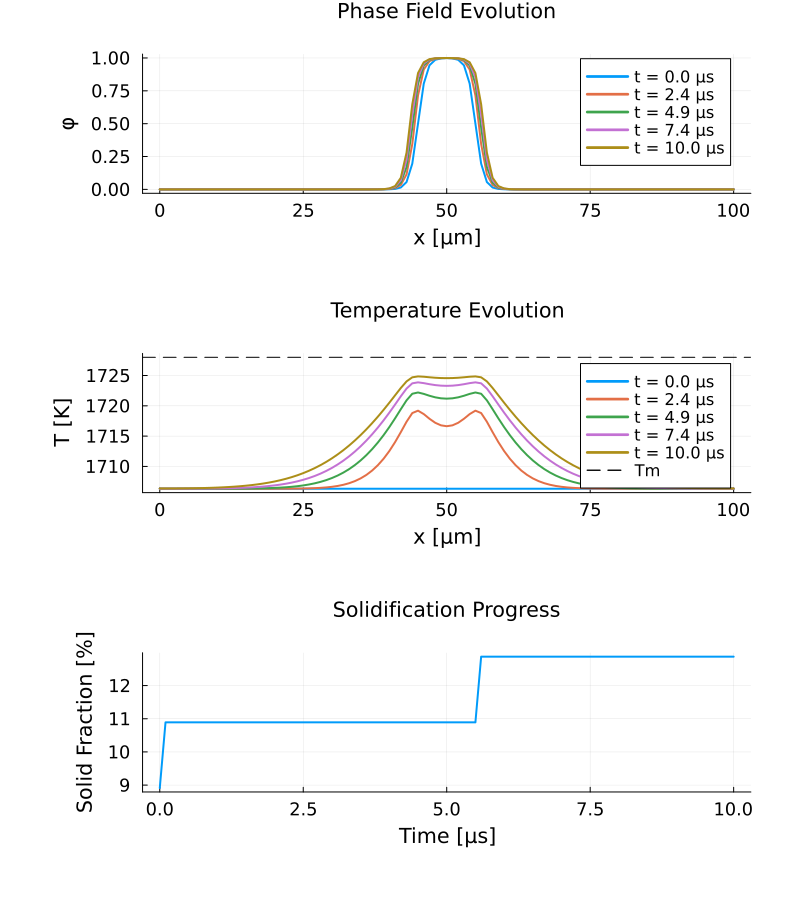

Write Julia code to recreate this figure.
# DifferentialEquations.jl Integration: Thermal Solidification Example
#
# Demonstrates coupled thermal phase field simulation using OrdinaryDiffEq.jl:
# - Stefan problem with latent heat release
# - Stiff solver (QNDF) for coupled equations
# - Phase field and temperature evolution

using PhaseFields
using OrdinaryDiffEq
using Plots
default(
    guidefontsize=14, tickfontsize=12, titlefontsize=14, legendfontsize=11,
    left_margin=15Plots.mm, right_margin=10Plots.mm,
    top_margin=5Plots.mm, bottom_margin=10Plots.mm
)

# =============================================================================
# Problem Setup: 1D Solidification with Thermal Coupling
# =============================================================================

println("=== Thermal Solidification with DifferentialEquations.jl ===\n")

# Physical parameters (Nickel-like)
# Using dimensionless formulation for numerical stability
model = ThermalPhaseFieldModel(
    τ = 1e-6,       # Relaxation time [s]
    W = 1e-6,       # Interface width parameter [m]
    λ = 2.0,        # Coupling strength
    α = 1e-5,       # Thermal diffusivity [m²/s]
    L = 2.35e9,     # Latent heat [J/m³]
    Cp = 5.42e6,    # Heat capacity [J/(m³·K)]
    Tm = 1728.0     # Melting temperature [K]
)

# Spatial discretization
L_domain = 1e-4  # 100 μm domain
grid = UniformGrid1D(N=101, L=L_domain)

# Boundary conditions
bc_φ = NeumannBC()  # Zero-flux for phase field
bc_u = NeumannBC()  # Adiabatic for temperature

println("Model: Thermal Phase Field")
println("  τ = $(model.τ) s")
println("  W = $(model.W) m")
println("  λ = $(model.λ)")
println("  α = $(model.α) m²/s")
println("  L/Cp = $(model.L / model.Cp) K (latent heat in temperature units)")
println()
println("Grid: N = $(grid.N), L = $(grid.L*1e6) μm, dx = $(grid.dx*1e6) μm")
println()

# =============================================================================
# Initial Conditions
# =============================================================================

# Solid seed in the center of the domain
x_center = grid.L / 2
seed_radius = 5 * model.W  # Seed radius = 5 interface widths

# Phase field: solid (φ=1) in center, liquid (φ=0) outside
φ0 = [0.5 * (1 - tanh((abs(x - x_center) - seed_radius) / (sqrt(2) * model.W)))
      for x in grid.x]

# Dimensionless temperature: slight undercooling
undercooling = 0.05  # 5% undercooling
u0 = fill(-undercooling, grid.N)

println("Initial conditions:")
println("  Solid seed: center at x = $(x_center*1e6) μm, radius = $(seed_radius*1e6) μm")
println("  Undercooling: $(undercooling * 100)%")
println()

# =============================================================================
# Time Integration
# =============================================================================

println("--- Time Integration ---\n")

# Time span
t_end = 1e-5  # 10 μs
tspan = (0.0, t_end)

# Create coupled ODE problem
prob = create_thermal_problem(model, grid, bc_φ, bc_u, φ0, u0, tspan)

println("Solving with QNDF (stiff solver)...")
println("  tspan = (0, $(t_end*1e6)) μs")

# Solve with stiff solver
@time sol = solve(prob, QNDF(autodiff=false);
    saveat=t_end/100,
    abstol=1e-8,
    reltol=1e-6)

println("  Return code: $(sol.retcode)")
println("  Time points saved: $(length(sol.t))")

# Extract solution
φ_hist, u_hist = extract_thermal_solution(sol, grid.N)

# =============================================================================
# Results Analysis
# =============================================================================

println("\n--- Results Analysis ---\n")

# Calculate solid fraction over time
solid_fraction = [sum(φ_hist[:, i] .> 0.5) / grid.N for i in 1:length(sol.t)]

println("Solid fraction evolution:")
println("  t = 0: $(round(solid_fraction[1]*100, digits=1))%")
println("  t = $(t_end*1e6) μs: $(round(solid_fraction[end]*100, digits=1))%")

# Temperature at final time
φ_final = φ_hist[:, end]
u_final = u_hist[:, end]
T_final = physical_temperature.(u_final, model.Tm, model.L, model.Cp)

println("\nTemperature at t = $(t_end*1e6) μs:")
println("  Min: $(round(minimum(T_final), digits=1)) K")
println("  Max: $(round(maximum(T_final), digits=1)) K")
println("  At interface: ~$(round(T_final[findfirst(φ_final .< 0.9)], digits=1)) K")

# =============================================================================
# Visualization
# =============================================================================

println("\n--- Visualization ---\n")

# Plot at selected times
n_times = length(sol.t)
time_indices = [1, n_times÷4, n_times÷2, 3*n_times÷4, n_times]

# Phase field evolution
p1 = plot(xlabel="x [μm]", ylabel="φ",
    title="Phase Field Evolution",
    legend=:topright)

for idx in time_indices
    t_μs = sol.t[idx] * 1e6
    plot!(p1, grid.x * 1e6, φ_hist[:, idx],
        label="t = $(round(t_μs, digits=2)) μs",
        linewidth=2)
end

# Temperature evolution
p2 = plot(xlabel="x [μm]", ylabel="T [K]",
    title="Temperature Evolution",
    legend=:bottomright)

for idx in time_indices
    t_μs = sol.t[idx] * 1e6
    T = physical_temperature.(u_hist[:, idx], model.Tm, model.L, model.Cp)
    plot!(p2, grid.x * 1e6, T,
        label="t = $(round(t_μs, digits=2)) μs",
        linewidth=2)
end
hline!(p2, [model.Tm], color=:black, linestyle=:dash, label="Tm")

# Solid fraction vs time
p3 = plot(sol.t * 1e6, solid_fraction * 100,
    xlabel="Time [μs]", ylabel="Solid Fraction [%]",
    title="Solidification Progress",
    linewidth=2, legend=false)

# Combined plot
p_combined = plot(p1, p2, p3, layout=(3, 1), size=(800, 900))
savefig(p_combined, joinpath(@__DIR__, "351_diffeq_thermal_solidification.png"))
println("Saved: 351_diffeq_thermal_solidification.png")

# =============================================================================
# Animation
# =============================================================================

println("\n--- Creating Animation ---\n")

anim = @animate for i in 1:length(sol.t)
    t_μs = sol.t[i] * 1e6
    φ = φ_hist[:, i]
    T = physical_temperature.(u_hist[:, i], model.Tm, model.L, model.Cp)

    # Phase field plot
    p_φ = plot(grid.x * 1e6, φ,
        xlabel="x [μm]", ylabel="φ",
        title="Phase Field",
        ylim=(-0.1, 1.1),
        linewidth=2, legend=false, color=:blue)

    # Temperature plot
    p_T = plot(grid.x * 1e6, T,
        xlabel="x [μm]", ylabel="T [K]",
        title="Temperature",
        linewidth=2, legend=false, color=:red)
    hline!(p_T, [model.Tm], color=:black, linestyle=:dash)

    # Combined with time annotation
    plot(p_φ, p_T, layout=(2, 1), size=(700, 500),
        plot_title="t = $(round(t_μs, digits=2)) μs")
end

gif_path = joinpath(@__DIR__, "351_diffeq_thermal_solidification.gif")
gif(anim, gif_path, fps=15)
println("Saved: 351_diffeq_thermal_solidification.gif")

# =============================================================================
# Interface Velocity
# =============================================================================

println("\n--- Interface Tracking ---\n")

# Track right interface position (solid growing into liquid)
interface_positions = Float64[]
interface_times = Float64[]

for i in 1:length(sol.t)
    φ = φ_hist[:, i]

    # Find right interface (where φ drops below 0.5 from the center)
    center_idx = grid.N ÷ 2
    for j in center_idx:grid.N-1
        if φ[j] >= 0.5 && φ[j+1] < 0.5
            # Linear interpolation
            x_int = grid.x[j] + (0.5 - φ[j]) / (φ[j+1] - φ[j]) * grid.dx
            push!(interface_positions, x_int)
            push!(interface_times, sol.t[i])
            break
        end
    end
end

if length(interface_positions) > 1
    # Calculate instantaneous velocity
    velocities = diff(interface_positions) ./ diff(interface_times)

    println("Interface velocity:")
    println("  Initial: $(round(velocities[1]*1e3, digits=2)) mm/s")
    println("  Final: $(round(velocities[end]*1e3, digits=2)) mm/s")
    println("  Average: $(round(sum(velocities)/length(velocities)*1e3, digits=2)) mm/s")

    # Plot interface position
    p_int = plot(interface_times * 1e6, (interface_positions .- x_center) * 1e6,
        xlabel="Time [μs]", ylabel="Interface displacement [μm]",
        title="Interface Position (from center)",
        linewidth=2, legend=false)
    savefig(p_int, joinpath(@__DIR__, "351_diffeq_thermal_interface.png"))
    println("\nSaved: 351_diffeq_thermal_interface.png")
end

println("\n=== Done ===")
